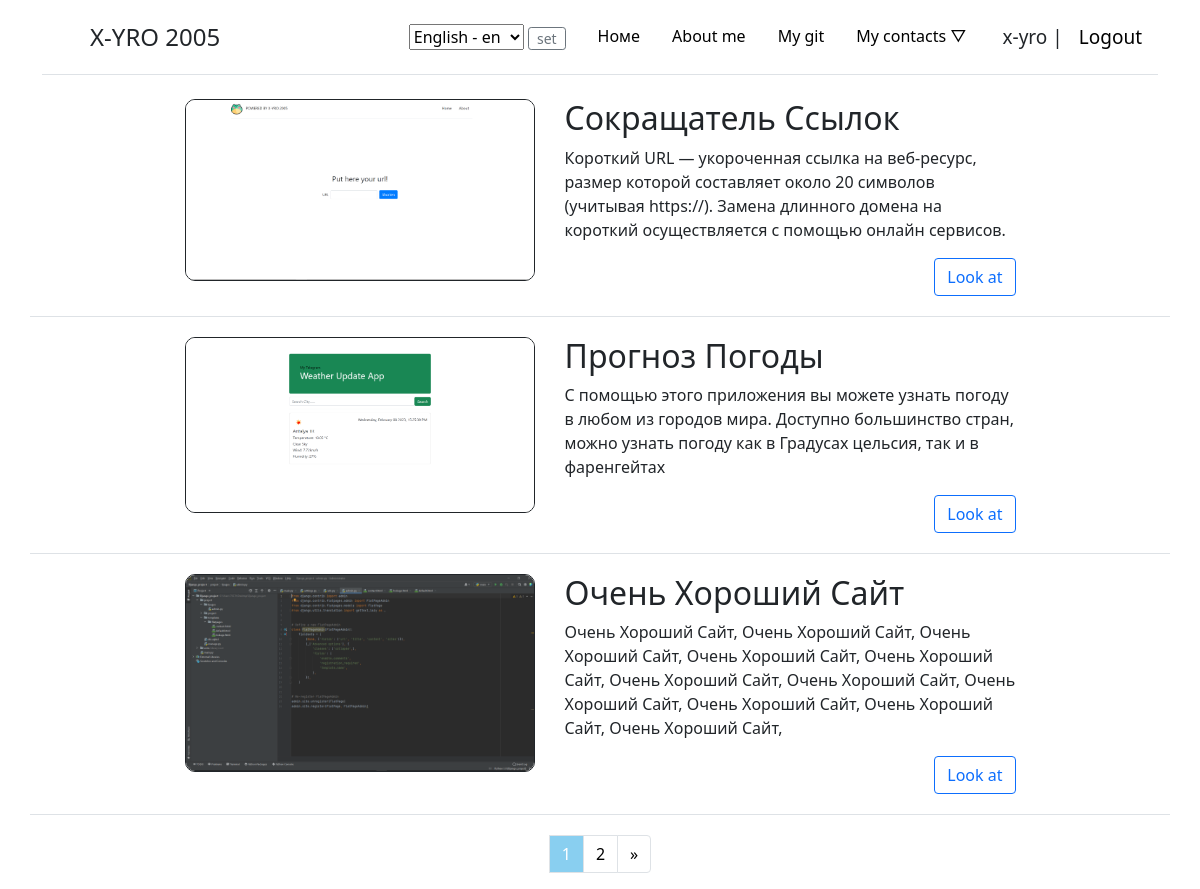
Screenshot of / (signed in) with the database file from the repository.
### WebPortfolioApp/models.py (models this page shows, shortened)
class PortfolioStructure(models.Model):
    title = models.CharField(max_length=255, unique=True)
    slug = models.SlugField(null=True, unique=True, db_index=True)
    upload_img = models.ImageField(upload_to='image/%Y/%m/%d/', blank=True)
    upload = models.FileField(upload_to='video/%Y/%m/%d/')
    descr = models.TextField()
    site_url = models.URLField(blank=False)
    git_url = models.URLField(blank=False)
    likes = models.ManyToManyField(User, related_name='likes')
    def get_absolute_url(self):
        return reverse('project', kwargs={'proj_slug': self.slug})
    class Meta:
        ordering = ['id']

### WebPortfolioApp/views.py (the view)
# urls.py: path('', ListProjects.as_view(), name='home'),
class ListProjects(ListView):
    paginate_by = 3
    model = PortfolioStructure
    template_name = 'WebPortfolioApp/index.html'
    context_object_name = 'projects'

### WebPortfolioApp/templates/WebPortfolioApp/index.html (shortened to what this page needs)
{% extends 'WebPortfolioApp/base.html' %}
{% load i18n %}
{% block content %}
    <div class="container">
            {% for p in projects %}
                <div class="row class-proj">
                    <div class="col-1 mx-auto">
                        {% if p.upload_img %}
                        <div class="proj-img"><img src="{{ p.upload_img.url }}"></div>
                        {% endif %}
                    </div>
                <div class="col-5 mx-auto">
                    <h2>{{p.title}}</h2>
                {% autoescape on %}
                {{p.descr|linebreaks|truncatewords:50}}
                {% endautoescape %}
                        <a href="{{ p.get_absolute_url }}" class="btn btn-outline-primary">{% trans "Look at" %}</a>
                </div>
                </div>
        {% endfor %}
    </div>
{% endblock %}

### WebPortfolioApp/templates/WebPortfolioApp/base.html (shortened to what this page needs)
{% load static %}
{% load i18n %}
<!doctype html>
<html lang="en">
<head>
    <link href="https://cdn.jsdelivr.net/npm/bootstrap@5.0.2/dist/css/bootstrap.min.css" rel="stylesheet">
    <link rel="stylesheet" href="{% static 'css/style.css' %}">
</head>
<body>
    {% block nav %}
        <div class="container">
            <header class="d-flex flex-wrap justify-content-center py-3 mb-4 border-bottom">
              <a href="/" class="d-flex align-items-center mb-3 mb-md-0 me-md-auto text-dark text-decoration-none">
                <svg class="bi me-2" width="40" height="32"><use xlink:href="#bootstrap"></use></svg>
                <span class="fs-4">X-YRO 2005</span>
              </a>
              <ul class="nav nav-pills">
                <li class="nav-item">
                        <form class="nav-link" action="{% url 'set_language' %}" method="POST"> {% csrf_token %}
                            {% get_current_language as LANGUAGE_CODE %}
                            <select name="language" id="">
                                {% get_available_languages as LANGUAGES %}
                                {% get_language_info_list for LANGUAGES as languages %}
                                {% for language in languages %}
                                    <option value="{{ language.code }}" {% if language.code == LANGUAGE_CODE %} selected {% endif %}>
                                        {{ language.name_local }} - {{ language.code }}
                                    </option>
                                {% endfor %}
                            </select>
                            <input class="btn btn-outline-secondary btn-sm py-0" type="submit" value="set">
                        </form>
                </li>
                <li class="nav-item"><a href="{% url 'home' %}" class="nav-link" aria-current="page">{% trans "Номе" %}</a></li>
                <li class="nav-item"><a href="#" class="nav-link">{% trans "About me" %}</a></li>
                <li class="nav-item"><a href="https://github.com/Adel5002/" class="nav-link">{% trans "My git" %}</a></li>
                <li class="nav-item"><a href="#" class="nav-link dropdown-item">{% trans "My contacts" %} &bigtriangledown;</a>
                </li>
                {% if request.user.is_authenticated %}
                <div class="register-style"> {{ user.username }} |<a href="{% url 'logout'%}" class="nav-link">{% trans "Logout" %}</a></div>
                {% else %}
                <div class="register-style"><a href="{% url 'register'%}" class="nav-link">{% trans "Registration" %}</a>|<a href="{% url 'login'%}" class="nav-link">{% trans "Login" %}</a></div>
                {% endif %}
              </ul>
            </header>
        </div>
    {% endblock %}
{% block content %}
{% endblock %}
{% if page_obj.has_other_pages %}
<nav class="d-flex justify-content-center">
    <ul class="pagination">
        {% for p in paginator.page_range %}
        {% if page_obj.number == p %}
        <li class="page-item page-link page-num-selected">{{ p }}</li>
        {% elif p >= page_obj.number|add:-2 and p <= page_obj.number|add:2  %}
        <li class="page-item">
            <a href="?page={{ p }}" class="page-link">{{ p }}</a>
        </li>
        {% endif %}
        {% endfor %}
        {% if page_obj.has_next %}
            <li class="page-item">
                <a href="?page={{ page_obj.next_page_number }}" class="page-link">&raquo;</a>
            </li>
        {% endif %}
    </ul>
</nav>
{% endif %}
</body>
</html>

### static/css/style.css (style rules this page uses)
a { text-decoration: none; color: #000000; }
.register-style a.nav-link { display: inline; }
.register-style { margin-top: 6.9px; margin-left: 20px; font-size: 19px; }
.proj-img img { height: 0 auto; max-width: 350px; border: 1.5px solid; border-radius: 10px; }
a.btn.btn-outline-primary { float: right; }
a.nav-link { color: #000000; }
a.page-link { color: #000000; }
.row.class-proj { border-bottom: 1px solid #dee2e6; margin-bottom: 20px; padding-bottom: 20px; }
.page-item.page-num-selected { background-color: #89CFF0; color: #ffffff; }

### rows the page displays
PortfolioStructure: upload_img (picture), title "Сокращатель Ссылок", descr "Короткий URL — укороченная ссылка на веб-ресурс, размер которой составляет около 20 символов (учитывая https://). Замена длинного домена на короткий осуществляется с помощью онлайн сервисов."
PortfolioStructure: upload_img (picture), title "Прогноз Погоды", descr "С помощью этого приложения вы можете узнать погоду в любом из городов мира. Доступно большинство стран, можно узнать погоду как в Градусах цельсия, так и в фаренгейтах"
PortfolioStructure: upload_img (picture), title "Очень Хороший Сайт", descr "Очень Хороший Сайт, Очень Хороший Сайт, Очень Хороший Сайт, Очень Хороший Сайт, Очень Хороший Сайт, Очень Хороший Сайт, Очень Хороший Сайт, Очень Хороший Сайт, Очень Хороший Сайт, Очень Хороший Сайт, Очень Хороший Сайт,"

### other values shown
{{ user.username }} "x-yro"
{{ p }} "1"
{{ p }} "2"
form field language "English - en"
